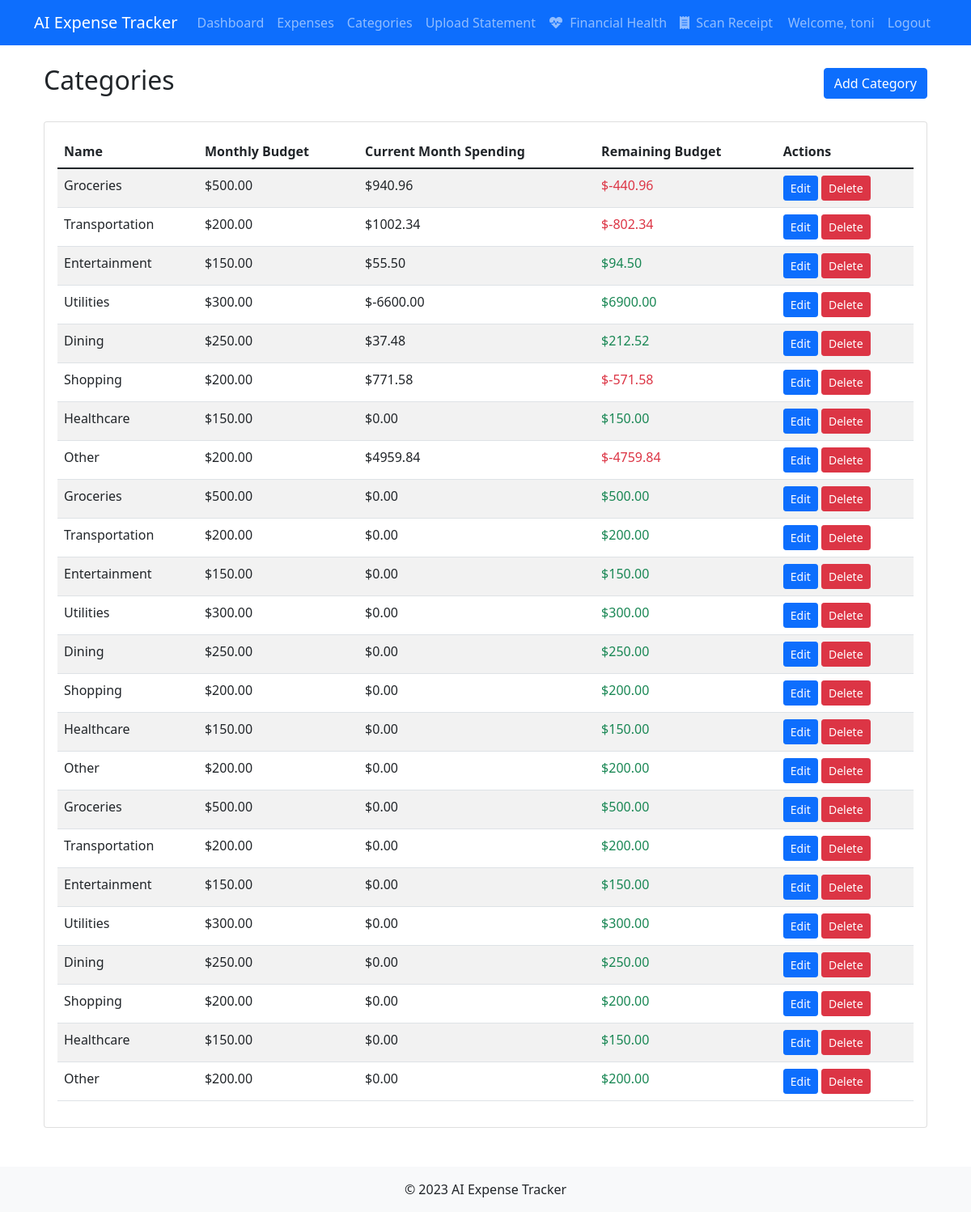
The page /expense/categories (signed in) on the database its author committed.
### app/models.py (models this page shows, shortened)
class User(db.Model, UserMixin):
    __tablename__ = 'users'  # Explicitly set table name
    id = db.Column(db.Integer, primary_key=True)
    username = db.Column(db.String(80), unique=True, nullable=False)
    email = db.Column(db.String(120), unique=True, nullable=False)
    password_hash = db.Column(db.String(128))
    expenses = db.relationship('Expense', backref='user', lazy=True)
    categories = db.relationship('Category', backref='user', lazy=True)

class Category(db.Model):
    __tablename__ = 'categories'  # Explicitly set table name
    id = db.Column(db.Integer, primary_key=True)
    name = db.Column(db.String(50), nullable=False)
    budget = db.Column(db.Float, default=0.0)
    user_id = db.Column(db.Integer, db.ForeignKey('users.id'), nullable=False)
    expenses = db.relationship('Expense', lazy=True, cascade="all, delete-orphan")

### app/routes.py (the view)
@expense_bp.route('/categories')
@login_required
def list_categories():
    categories = Category.query.all()
    return render_template('categories/list.html', categories=categories)

### app/models.py (called while the page is built)
@login_manager.user_loader
def load_user(user_id):
    return User.query.get(int(user_id))

### app/templates/categories/list.html
{% extends "base.html" %}
{% block content %}
<div class="container">
    <div class="d-flex justify-content-between align-items-center mb-4">
        <h2>Categories</h2>
        <a href="{{ url_for('expense.add_category') }}" class="btn btn-primary">Add Category</a>
    </div>
    <div class="card">
        <div class="card-body">
            <div class="table-responsive">
                <table class="table table-striped">
                    <thead>
                        <tr>
                            <th>Name</th>
                            <th>Monthly Budget</th>
                            <th>Current Month Spending</th>
                            <th>Remaining Budget</th>
                            <th>Actions</th>
                        </tr>
                    </thead>
                    <tbody>
                        {% for category in categories %}
                        <tr>
                            <td>{{ category.name }}</td>
                            <td>${{ "%.2f"|format(category.budget) }}</td>
                            <td>${{ "%.2f"|format(category.expenses|sum(attribute='amount')|default(0)) }}</td>
                            <td>
                                {% set remaining = category.budget - category.expenses|sum(attribute='amount')|default(0) %}
                                <span class="{% if remaining < 0 %}text-danger{% elif remaining < category.budget * 0.2 %}text-warning{% else %}text-success{% endif %}">
                                    ${{ "%.2f"|format(remaining) }}
                                </span>
                            </td>
                            <td>
                                <a href="{{ url_for('expense.edit_category', id=category.id) }}" class="btn btn-sm btn-primary">Edit</a>
                                <a href="{{ url_for('expense.delete_category', id=category.id) }}" class="btn btn-sm btn-danger" onclick="return confirm('Are you sure? This will also delete all expenses in this category!')">Delete</a>
                            </td>
                        </tr>
                        {% endfor %}
                    </tbody>
                </table>
            </div>
        </div>
    </div>
</div>
{% endblock %}

### app/templates/base.html (shortened to what this page needs)
<!DOCTYPE html>
<html lang="en">
<head>
    <link href="https://cdn.jsdelivr.net/npm/bootstrap@5.1.3/dist/css/bootstrap.min.css" rel="stylesheet">
    <link href="{{ url_for('static', filename='css/style.css') }}" rel="stylesheet">
    <link rel="stylesheet" href="https://cdnjs.cloudflare.com/ajax/libs/font-awesome/6.0.0/css/all.min.css">
</head>
<body class="{% block body_class %}{% endblock %}">
    <nav class="navbar navbar-expand-lg navbar-dark bg-primary mb-4">
        <div class="container">
            <a class="navbar-brand slide-in" href="{{ url_for('expense.dashboard') }}">AI Expense Tracker</a>
            <div class="collapse navbar-collapse" id="navbarNav">
                <ul class="navbar-nav">
                    {% if current_user.is_authenticated %}
                    <li class="nav-item">
                        <a class="nav-link slide-in" href="{{ url_for('expense.dashboard') }}">Dashboard</a>
                    </li>
                    <li class="nav-item">
                        <a class="nav-link slide-in" href="{{ url_for('expense.list_expenses') }}">Expenses</a>
                    </li>
                    <li class="nav-item">
                        <a class="nav-link slide-in" href="{{ url_for('expense.list_categories') }}">Categories</a>
                    </li>
                    <li class="nav-item">
                        <a class="nav-link slide-in" href="{{ url_for('expense.upload_statement') }}">Upload Statement</a>
                    </li>
                    <li class="nav-item">
                        <a class="nav-link" href="{{ url_for('expense.financial_health') }}">
                            <i class="fas fa-heartbeat me-1"></i> Financial Health
                        </a>
                    </li>
                    <li class="nav-item">
                        <a class="nav-link" href="{{ url_for('expense.scan_receipt') }}">
                            <i class="fas fa-receipt me-1"></i> Scan Receipt
                        </a>
                    </li>
                    {% endif %}
                </ul>
                <ul class="navbar-nav ms-auto">
                    {% if current_user.is_authenticated %}
                    <li class="nav-item">
                        <span class="nav-link fade-in">Welcome, {{ current_user.username }}</span>
                    </li>
                    <li class="nav-item">
                        <a class="nav-link fade-in" href="{{ url_for('auth.logout') }}">Logout</a>
                    </li>
                    {% endif %}
                </ul>
            </div>
        </div>
    </nav>
    <div class="container">
        <div class="fade-in">
            {% block content %}{% endblock %}
        </div>
    </div>
    <footer class="mt-5 py-3 bg-light text-center">
        <div class="container">
            <p class="mb-0">© 2023 AI Expense Tracker</p>
        </div>
    </footer>
</body>
</html>

### app/static/css/style.css (style rules this page uses)
.fade-in { animation: fadeIn 0.5s ease-in; }
.slide-in { animation: slideIn 0.5s ease-out; }
.card { transition: transform 0.3s ease, box-shadow 0.3s ease; }
.btn { transition: all 0.3s ease; position: relative; overflow: hidden; }

### rows shown on the page
User: username "toni"
Category: name "Groceries", budget "500.00", expenses|sum "940.96", remaining "-440.96"
Category: name "Transportation", budget "200.00", expenses|sum "1002.34", remaining "-802.34"
Category: name "Entertainment", budget "150.00", expenses|sum "55.50", remaining "94.50"
Category: name "Utilities", budget "300.00", expenses|sum "-6600.00", remaining "6900.00"
Category: name "Dining", budget "250.00", expenses|sum "37.48", remaining "212.52"
Category: name "Shopping", budget "200.00", expenses|sum "771.58", remaining "-571.58"
Category: name "Healthcare", budget "150.00", expenses|sum "0.00"
Category: name "Other", budget "200.00", expenses|sum "4959.84", remaining "-4759.84"
Category: name "Groceries", budget "500.00", expenses|sum "0.00"
Category: name "Transportation", budget "200.00", expenses|sum "0.00"
Category: name "Entertainment", budget "150.00", expenses|sum "0.00"
Category: name "Utilities", budget "300.00", expenses|sum "0.00"
Category: name "Dining", budget "250.00", expenses|sum "0.00"
Category: name "Shopping", budget "200.00", expenses|sum "0.00"
Category: name "Healthcare", budget "150.00", expenses|sum "0.00"
Category: name "Other", budget "200.00", expenses|sum "0.00"
Category: name "Groceries", budget "500.00", expenses|sum "0.00"
Category: name "Transportation", budget "200.00", expenses|sum "0.00"
Category: name "Entertainment", budget "150.00", expenses|sum "0.00"
Category: name "Utilities", budget "300.00", expenses|sum "0.00"
Category: name "Dining", budget "250.00", expenses|sum "0.00"
Category: name "Shopping", budget "200.00", expenses|sum "0.00"
Category: name "Healthcare", budget "150.00", expenses|sum "0.00"
Category: name "Other", budget "200.00", expenses|sum "0.00"
